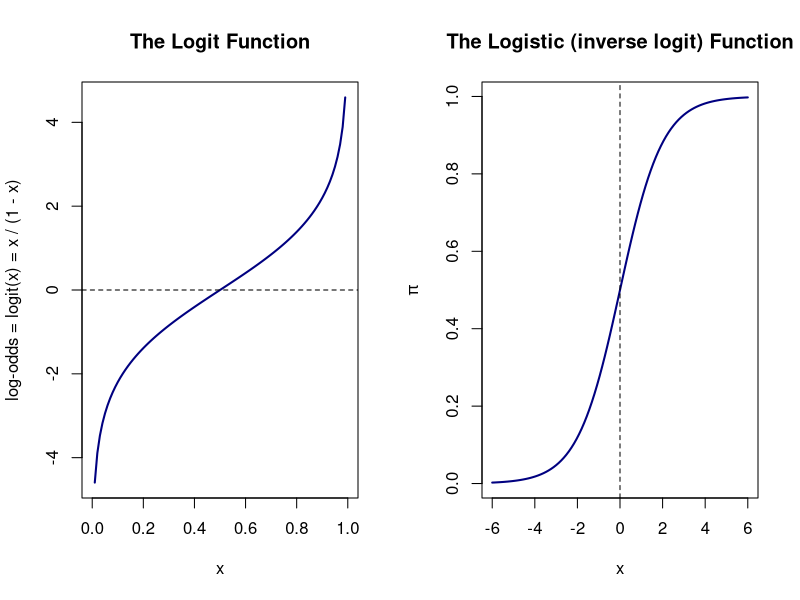

Source code (R):
## ---- chunk 1
knitr::opts_chunk$set(
 collapse = TRUE,
 comment = "#>"
)
## ---- chunk 2
par(mfrow=c(1, 2))
curve(log(x / (1 - x)), from = 0, to = 1, col = "navy", lwd = 2,
      main = "The Logit Function",
      ylab = bquote("log-odds = logit(x) = x / (1 - x)"))
abline(h = 0, lty = 2)
curve(exp(x) / (1 + exp(x)), from = -6, to = 6, col = "navy", lwd = 2,
      main = "The Logistic (inverse logit) Function",
      ylab = expression(pi))
abline(v = 0, lty = 2)
